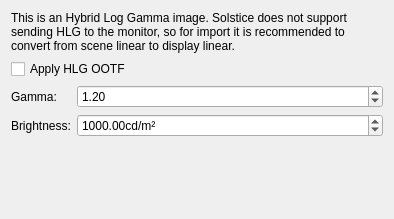
<?xml version="1.0" encoding="UTF-8"?>
<ui version="4.0">
 <class>DlgHeifImport</class>
 <widget class="QWidget" name="DlgHeifImport">
  <property name="geometry">
   <rect>
    <x>0</x>
    <y>0</y>
    <width>394</width>
    <height>219</height>
   </rect>
  </property>
  <property name="windowTitle">
   <string>Dialog</string>
  </property>
  <layout class="QFormLayout" name="formLayout">
   <item row="0" column="0" colspan="2">
    <widget class="QLabel" name="label">
     <property name="text">
      <string>&lt;html&gt;&lt;head/&gt;&lt;body&gt;&lt;p&gt;This is an Hybrid Log Gamma image. Solstice does not support sending HLG to the monitor, so for import it is recommended to convert from scene linear to display linear.&lt;/p&gt;&lt;/body&gt;&lt;/html&gt;</string>
     </property>
     <property name="wordWrap">
      <bool>true</bool>
     </property>
    </widget>
   </item>
   <item row="1" column="0" colspan="2">
    <widget class="QCheckBox" name="chkApplyOOTF">
     <property name="text">
      <string>Apply HLG OOTF</string>
     </property>
    </widget>
   </item>
   <item row="2" column="0">
    <widget class="QLabel" name="label_2">
     <property name="text">
      <string>Gamma:</string>
     </property>
    </widget>
   </item>
   <item row="2" column="1">
    <widget class="QDoubleSpinBox" name="spnGamma">
     <property name="toolTip">
      <string>&lt;html&gt;&lt;head/&gt;&lt;body&gt;&lt;p&gt;Display gamma. By default this is 1.2 for converting from scene to display linear.&lt;/p&gt;&lt;/body&gt;&lt;/html&gt;</string>
     </property>
     <property name="maximum">
      <double>3.000000000000000</double>
     </property>
     <property name="value">
      <double>1.200000000000000</double>
     </property>
    </widget>
   </item>
   <item row="3" column="0">
    <widget class="QLabel" name="label_3">
     <property name="text">
      <string>Brightness:</string>
     </property>
    </widget>
   </item>
   <item row="3" column="1">
    <widget class="QDoubleSpinBox" name="spnNits">
     <property name="toolTip">
      <string>&lt;html&gt;&lt;head/&gt;&lt;body&gt;&lt;p&gt;The display brightness in nits. By default this is set to 1000 for converting to display linear.&lt;/p&gt;&lt;/body&gt;&lt;/html&gt;</string>
     </property>
     <property name="suffix">
      <string>cd/m²</string>
     </property>
     <property name="maximum">
      <double>100000.000000000000000</double>
     </property>
     <property name="value">
      <double>1000.000000000000000</double>
     </property>
    </widget>
   </item>
  </layout>
 </widget>
 <resources/>
 <connections/>
</ui>
